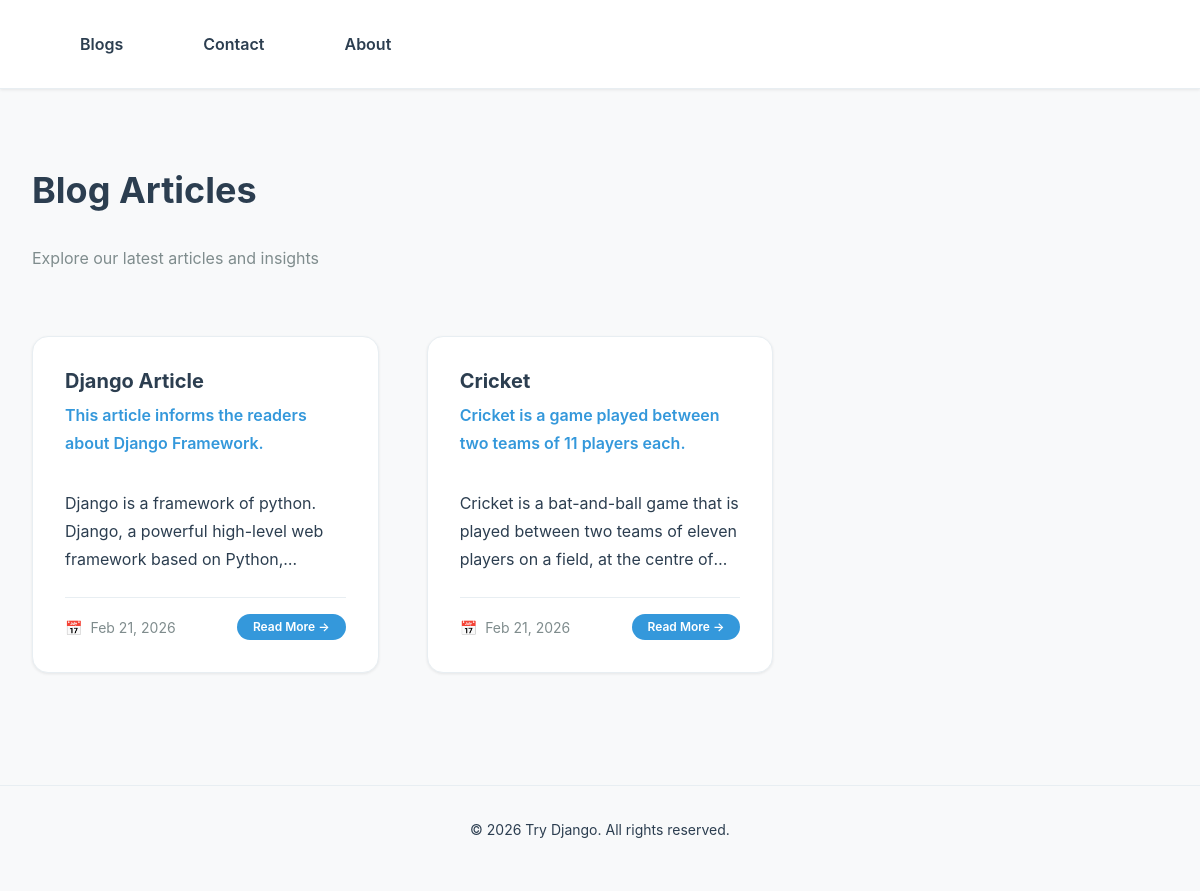
The app's page /blogs/ with its own data.
### blogs/models.py (models this page shows, shortened)
class Article(models.Model):
    title       = models.CharField(max_length=20)
    summary     = models.TextField()
    description = models.TextField()
    timestamp   = models.DateTimeField()
    def get_details_url(self):
        return reverse("blogs:article_details", kwargs={"article_id": self.id})

### blogs/views.py (the view)
# urls.py: path('', list_articles, name='articles_list'),
def list_articles(request):
    articles = Article.objects.all()
    context = {
        'articles': articles
    }
    return render(request, 'article_list.html', context)

### blogs/templates/article_list.html (shortened to what this page needs)
{% extends 'base.html' %}
{% block content %}
<section class="articles-container section">
  <div>
    <h1 style="margin-bottom: var(--spacing-lg);">Blog Articles</h1>
    <p style="color: var(--color-text-secondary); margin-bottom: var(--spacing-2xl);">
      Explore our latest articles and insights
    </p>
  </div>
  {% if articles %}
    <div class="articles-grid">
      {% for article in articles %}
        <a href="{{article.get_details_url}}" class="article-card">
          <div class="article-card-content">
            <div class="article-card-header">
              <h2 class="article-card-title">{{ article.title }}</h2>
              <p class="article-card-subtitle">{{ article.summary }}</p>
            </div>
            <div class="article-card-body">
              <p class="article-card-excerpt">
                {{article.description|truncatechars:150}}
              </p>
            </div>
            <div class="article-card-footer">
              <div class="article-card-meta">
                <span class="article-card-date">
                  {{ article.timestamp|date:"M d, Y" }}
                </span>
                <span class="badge badge-primary">Read More →</span>
              </div>
            </div>
          </div>
        </a>
      {% endfor %}
    </div>
  {% else %}
    <div class="articles-empty">
      <div class="articles-empty-icon">📝</div>
      <p class="articles-empty-text">No articles found</p>
      <p style="color: var(--color-text-light);">Check back soon for new content!</p>
    </div>
  {% endif %}
</section>
{% endblock %}

### templates/base.html (shortened to what this page needs)
<!DOCTYPE html>
<html lang="en">
  <head>
    {% load static %}
    <link rel="stylesheet" href="{% static 'css/style.css' %}" />
  </head>
  <body>
    {% block navbar %}
    {% include 'navbar.html' %}
    {% endblock %}
    <main>
      <div class="container">
        {% block content %}{% endblock %}
      </div>
    </main>
    <footer style="margin-top: var(--spacing-2xl); padding: var(--spacing-lg) 0; border-top: 1px solid var(--color-border-light); text-align: center; color: var(--color-text-secondary); font-size: var(--font-size-sm);">
      <div class="container">
        <p>&copy; 2026 Try Django. All rights reserved.</p>
      </div>
    </footer>
  </body>
</html>

### templates/navbar.html
<nav role="navigation" aria-label="Main navigation">
  <div class="container">
    <ul>
      <li><a href="/blogs" style="text-decoration: none; color: inherit;">Blogs</a></li>
      <li><a href="/contact" style="text-decoration: none; color: inherit;">Contact</a></li>
      <li><a href="/about" style="text-decoration: none; color: inherit;">About</a></li>
    </ul>
  </div>
</nav>

### static/css/variables.css (style rules this page uses)
:root { --color-primary: #2c3e50; --color-secondary: #3498db; --color-accent: #e74c3c; --color-success: #27ae60; --color-warning: #f39c12; --color-danger: #e74c3c; --color-bg-primary: #ffffff; --color-bg-secondary: #f8f9fa; --color-bg-tertiary: #ecf0f1; --color-text-primary: #2c3e50; --color-text-secondary: #7f8c8d; --color-text-light: #95a5a6; --color-border: #d7dcdf; --color-border-light: #e8eef2; --shadow-sm: 0 1px 3px rgba(0, 0, 0, 0.08); --shadow-md: 0 4px 12px rgba(0, 0, 0, 0.1); --shadow-lg: 0 8px 24px rgba(0, 0, 0, 0.12); --shadow-xl: 0 12px 32px rgba(0, 0, 0, 0.15); --spacing-xs: 0.25rem; --spacing-sm: 0.5rem; --spacing-base: 1rem; --spacing-md: 1.5rem; --spacing-lg: 2rem; --spacing-xl: 3rem; --spacing-2xl: 4rem; --font-family-sans: -apple-system, BlinkMacSystemFont, 'Segoe UI', Roboto, 'Helvetica Neue', Arial, sans-serif, 'Apple Color Emoji', 'Segoe UI Emoji', 'Segoe UI Symbol'; --font-family-mono: 'Monaco', 'Menlo', 'Ubuntu Mono', monospace; --font-size-xs: 0.75rem; --font-size-sm: 0.875rem; --font-size-base: 1rem; --font-size-lg: 1.125rem; --font-size-xl: 1.25rem; --font-size-2xl: 1.5rem; --font-size-3xl: 1.875rem; --font-size-4xl: 2.25rem; --font-weight-light: 300; --font-weight-normal: 400; --font-weight-semibold: 600; --font-weight-bold: 700; --line-height-tight: 1.2; --line-height-normal: 1.5; --line-height-relaxed: 1.75; --radius-sm: 0.375rem; --radius-base: 0.5rem; --radius-md: 0.75rem; --radius-lg: 1rem; --radius-xl: 1.5rem; --transition-fast: 150ms ease-in-out; --transition-base: 250ms ease-in-out; --transition-slow: 350ms ease-in-out; --z-dropdown: 1000; --z-sticky: 100; --z-fixed: 50; --z-default: 1; }

### static/css/base.css (style rules this page uses)
* { margin: 0; padding: 0; box-sizing: border-box; }
html { scroll-behavior: smooth; }
body { font-family: var(--font-family-sans); font-size: var(--font-size-base); line-height: var(--line-height-normal); color: var(--color-text-primary); background-color: var(--color-bg-secondary); transition: background-color var(--transition-base); }
h1, h2, h3, h4, h5, h6 { font-weight: var(--font-weight-bold); line-height: var(--line-height-tight); color: var(--color-text-primary); margin-top: var(--spacing-lg); margin-bottom: var(--spacing-base); }
h1 { font-size: var(--font-size-4xl); }
h2 { font-size: var(--font-size-3xl); }
p { margin-bottom: var(--spacing-base); color: var(--color-text-primary); line-height: var(--line-height-relaxed); }
a { color: var(--color-secondary); text-decoration: none; transition: color var(--transition-base); }
.container { max-width: 1200px; margin: 0 auto; padding: 0 var(--spacing-lg); }

### static/css/components.css (style rules this page uses)
nav { background-color: var(--color-bg-primary); border-bottom: 1px solid var(--color-border-light); position: sticky; top: 0; z-index: var(--z-sticky); box-shadow: var(--shadow-sm); transition: all var(--transition-base); }
nav ul { list-style: none; display: flex; gap: var(--spacing-xl); margin: 0; padding: var(--spacing-md) var(--spacing-lg); }
nav li { font-weight: var(--font-weight-semibold); color: var(--color-text-primary); cursor: pointer; transition: color var(--transition-base); padding: var(--spacing-sm) var(--spacing-base); border-radius: var(--radius-sm); }
.badge { display: inline-block; padding: var(--spacing-xs) var(--spacing-base); font-size: var(--font-size-xs); font-weight: var(--font-weight-semibold); border-radius: var(--radius-xl); background-color: var(--color-bg-tertiary); color: var(--color-text-primary); }
.badge-primary { background-color: var(--color-secondary); color: white; }
.section { padding: var(--spacing-xl) 0; }

### records on screen
Article: title "Django Article", summary "This article informs the readers about Django Framework.", description "Django is a framework of python. Django, a powerful high-level web framework based on…", timestamp "Feb 21, 2026"
Article: title "Cricket", summary "Cricket is a game played between two teams of 11 players each.", description "Cricket is a bat-and-ball game that is played between two teams of eleven players on a field, at the centre…", timestamp "Feb 21, 2026"
